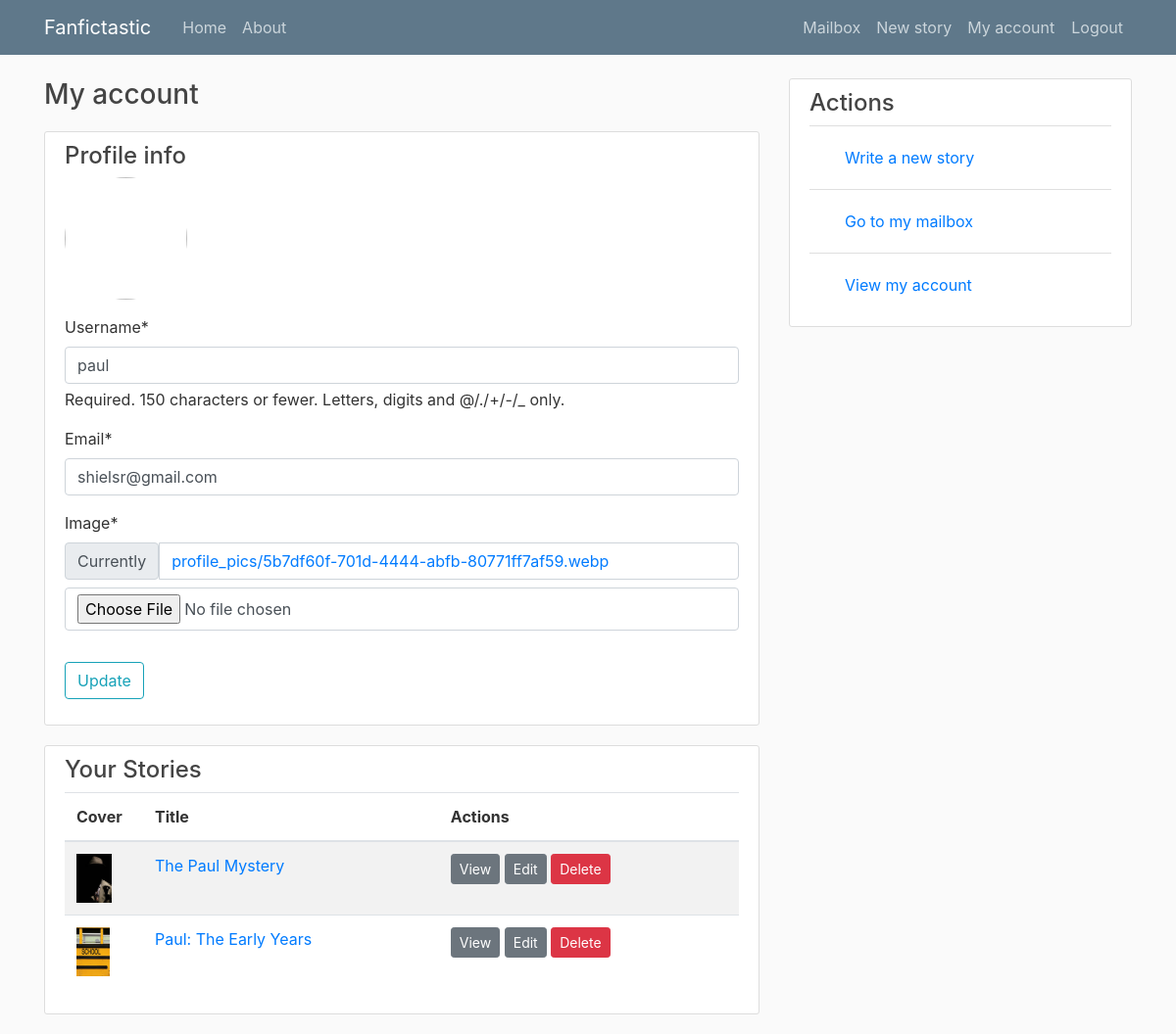
Before: /profile/ (signed in) with the older database file.
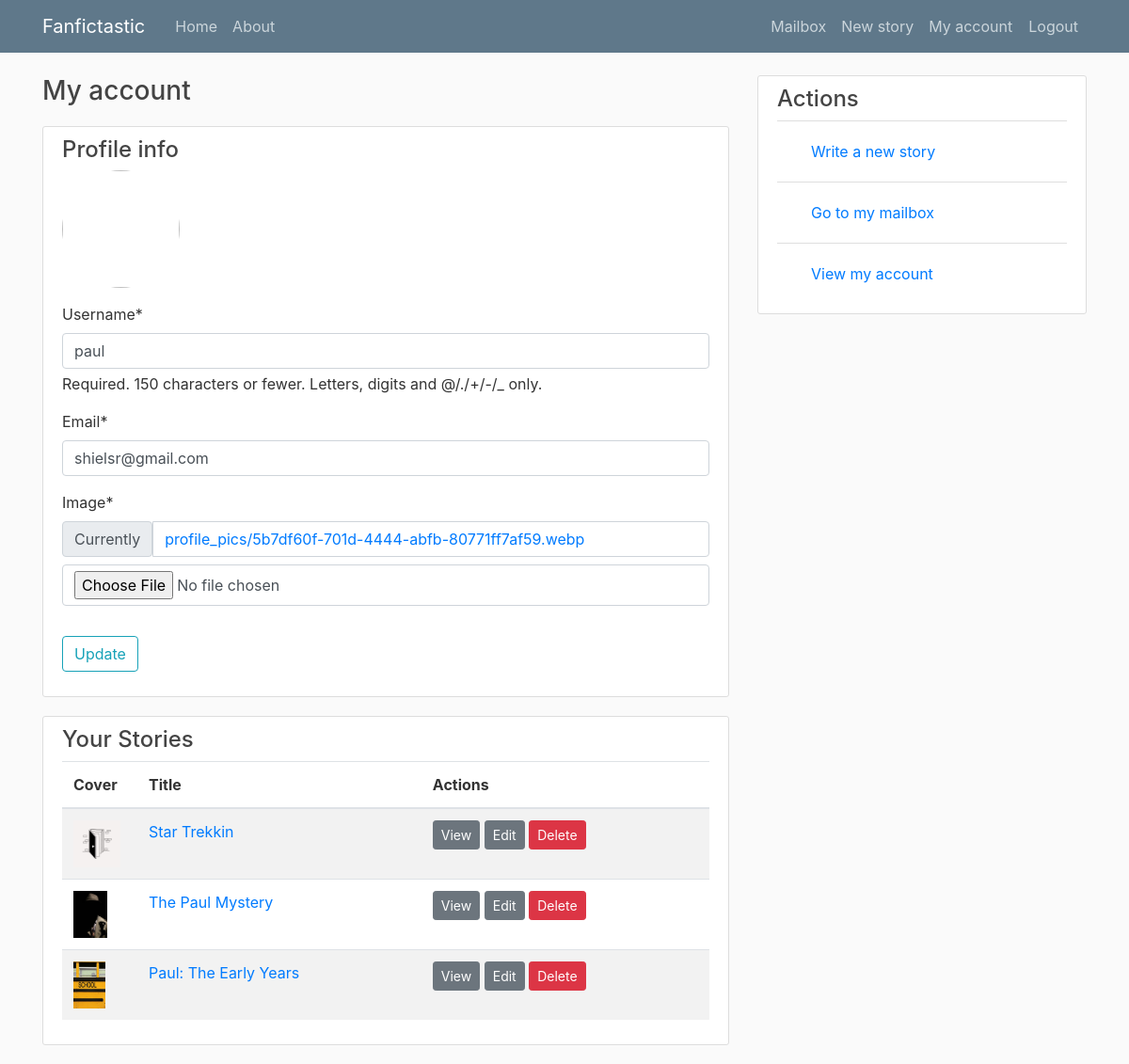
After: the same page with the newer database file.
### stories/models.py (models this page shows, shortened)
class Story(models.Model):
    STATUS_CHOICES = [
        ('draft', 'Draft (private)'),
        ('published', 'Published'),
    ]
    title = models.CharField(max_length=100)
    author = models.ForeignKey(User, on_delete=models.CASCADE, related_name='stories')
    summary = models.TextField(max_length=500)
    fandom = models.CharField(max_length=100)
    genre = models.ForeignKey(Genre, on_delete=models.SET_NULL, null=True, related_name='stories')
    status = models.CharField(
        max_length=20,
        choices=STATUS_CHOICES,
        default='draft'
    )
    date_published = models.DateTimeField(default=timezone.now)
    cover_image = models.ImageField(
        upload_to='covers/',
        storage=MediaCloudinaryStorage(),
        blank=True,
        null=True
    )
    def get_absolute_url(self):
        return reverse('story-detail', kwargs={'pk': self.pk})

### users/views.py (the view)
# urls.py: path('profile/', user_views.profile, name='profile'),
@login_required
def profile(request):
    if request.method == 'POST':
        u_form = UserUpdateForm(request.POST, instance=request.user)
        p_form = ProfileUpdateForm(request.POST,
                                request.FILES,
                                instance=request.user.profile)
        if u_form.is_valid() and p_form.is_valid():
            u_form.save()
            p_form.save()
            messages.success(request, f'Your account has been updated')
            return redirect('profile')
    else:
        u_form = UserUpdateForm(instance=request.user)
        p_form = ProfileUpdateForm(instance=request.user.profile)
    user_stories = request.user.stories.all().order_by('-date_published')
    context = {
        'u_form': u_form,
        'p_form': p_form,
        'stories': user_stories,
        'title': 'Profile',
    }
    return render(request, 'users/profile.html', context)

### users/forms.py
class UserUpdateForm(forms.ModelForm):
    email = forms.EmailField()
    class Meta:
        model = User
        fields = ['username', 'email']

class ProfileUpdateForm(forms.ModelForm):
    class Meta:
        model = Profile
        fields = ['image']

### users/models.py (called while the page is built)
    def get_image_url(self):
        if self.image: # Generate a Cloudinary thumbnail URL
            return cloudinary_url(
                self.image.name, width=300, height=300, crop="lfill"
            )[0]
        else: # Fallback to static default image
            return static('default-profile.png')

### users/templates/users/profile.html (shortened to what this page needs)
{% extends "stories/base.html" %}
{% load crispy_forms_tags %}
{% block content %}
<h1>My account</h1>
<div class="content-section">
    <h4>Profile info</h4>
    <form method="POST" enctype="multipart/form-data">
        <fieldset class="form-group">
            <div class="media">
                <img class="rounded-circle account-img" src="{{ user.profile.get_image_url }}">
            </div>
            {{ u_form|crispy }}
            {{ p_form|crispy }}
        </fieldset>
        <div class="form-group">
            <button class="btn btn-outline-info" type="submit">Update</button>
        </div>
    </form>
</div>
<div class="content-section">
    <h4>Your Stories</h4>
    {% if stories %}
    <table class="table table-striped align-middle">
        <thead>
            <tr>
                <th>Cover</th>
                <th>Title</th>
                <th>Actions</th>
            </tr>
        </thead>
        <tbody>
            {% for story in stories %}
            <tr>
                <td style="width: 80px;">
                    {% if story.cover_image %}
                    <img src="{{ story.cover_image.url }}" alt="{{ story.title }} cover" style="height:50px;">
                    {% else %}
                    <span class="text-muted">—</span>
                    {% endif %}
                </td>
                <td>
                    <a href="{{ story.get_absolute_url }}">
                        {{ story.title }}
                    </a>
                </td>
                <td>
                    <a class="btn btn-secondary btn-sm" href="{{ story.get_absolute_url }}">
                        View
                    </a>
                    <a class="btn btn-secondary btn-sm" href="{% url 'story-update' story.id %}">
                        Edit
                    </a>
                    <a class="btn btn-danger btn-sm" href="{% url 'story-delete' story.id %}">
                        Delete
                    </a>
                </td>
            </tr>
            {% endfor %}
        </tbody>
    </table>
    {% else %}
    <p>You haven’t written any stories yet.</p>
    {% endif %}
</div>
{% endblock content %}

Changed rows visible on the page:
added Story: cover_image (placeholder picture), title "Star Trekkin"
